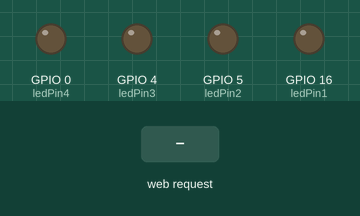
Recording of a sketch running on a simulated ESP8266 (NodeMCU). Parts: output pins drawn as LEDs (lit = HIGH). The inputs (shaded band) are chosen by the test bench. WiFi joins after 1.5 s; servers stay silent unless stated; what the sketch prints to the serial monitor is not drawn.

Above: at 2.7 s.
2.8 s: HTTP request GET /LED1=ON received
At 3.5 s:
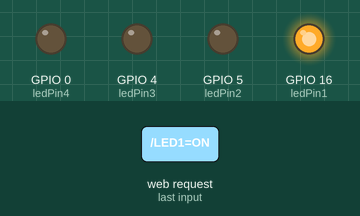
4.3 s: HTTP request GET /LED2=ON received
At 4.7 s:
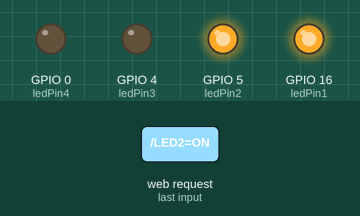
5.8 s: HTTP request GET /LED1=OFF received
At 7.0 s:
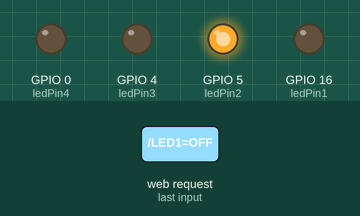
7.3 s: HTTP request GET /LED3=ON received
At 8.2 s:
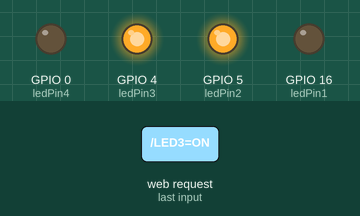
8.8 s: HTTP request GET /LED2=OFF received
At 9.3 s:
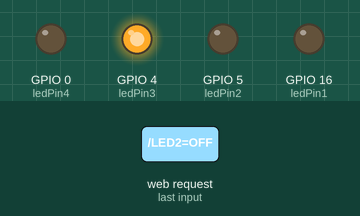
10.3 s: HTTP request GET /LED4=ON received
At 11.7 s:
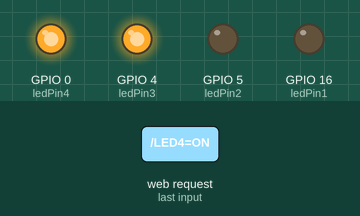
Timing chart, 0 to 12.8 s (numbered marks = the images above; inputs shaded):
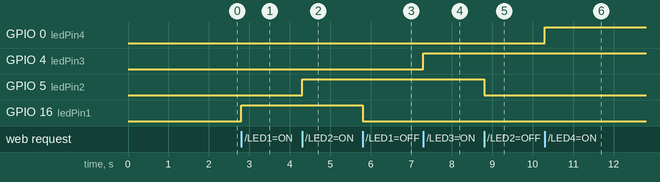

Measured:
- after the input at 2.8 s, GPIO 16 (ledPin1): LOW → HIGH at once
- after the input at 4.3 s, GPIO 5 (ledPin2): LOW → HIGH at once
- after the input at 5.8 s, GPIO 16 (ledPin1): HIGH → LOW at once
- after the input at 7.3 s, GPIO 4 (ledPin3): LOW → HIGH at once
- after the input at 8.8 s, GPIO 5 (ledPin2): HIGH → LOW at once
- after the input at 10.3 s, GPIO 0 (ledPin4): LOW → HIGH at once

The sketch:

LED_control_using_Browser_NodeMCU.ino
```cpp
#include <ESP8266WiFi.h>

const char* ssid = "ef"; // set your wifi name here
const char* password = "12345678"; // set your wifi password here.

int ledPin1 = 16; // GPIO16 or for NodeMCU you can directly write D0
int ledPin2 = 5;  // GPIO5  or for NodeMCU you can directly write D1
int ledPin3 = 4;  // GPIO4  or for NodeMCU you can directly write D2
int ledPin4 = 0;  // GPIO0  or for NodeMCU you can directly write D3
WiFiServer server(80); // Creates a server that listens for incoming connections on the specified port, here in this case port is 80.

void setup() {
  Serial.begin(115200);
  delay(10);

  pinMode(ledPin1, OUTPUT);
  pinMode(ledPin2, OUTPUT);
  pinMode(ledPin3, OUTPUT);
  pinMode(ledPin4, OUTPUT);

  digitalWrite(ledPin1, LOW);
  digitalWrite(ledPin2, LOW);
  digitalWrite(ledPin3, LOW);
  digitalWrite(ledPin4, LOW);

  // Connect to WiFi network
  Serial.println();
  Serial.println();
  Serial.print("Connecting to ");
  Serial.println(ssid);

  WiFi.begin(ssid, password);

  while (WiFi.status() != WL_CONNECTED) {
    delay(500);
    Serial.print(".");
  }
  Serial.println("");
  Serial.println("WiFi connected");

  // Start the server
  server.begin();
  Serial.println("Server started");

  // Print the IP address
  Serial.print("Use this URL to connect: ");
  Serial.print("http://");
  Serial.print(WiFi.localIP()); //Gets the WiFi shield's IP address and Print the IP address of serial monitor
  Serial.println("/");

}

void loop() {
  // Check if a client has connected
  WiFiClient client = server.available();
  if (!client) {
    return;
  }

  // Wait until the client sends some data
  Serial.println("new client");
  while(!client.available()){
    delay(1);
  }

  // Read the first line of the request
  String request = client.readStringUntil('\r');
  Serial.println(request);
  client.flush();

  // Match the request

  int value = LOW;
  if (request.indexOf("/LED1=ON") != -1)  {
    digitalWrite(ledPin1, HIGH);
    value = HIGH;
  }
  if (request.indexOf("/LED1=OFF") != -1)  {
    digitalWrite(ledPin1, LOW);
    value = LOW;
  }
  if (request.indexOf("/LED2=ON") != -1)  {
    digitalWrite(ledPin2, HIGH);
    value = HIGH;
  }
  if (request.indexOf("/LED2=OFF") != -1)  {
    digitalWrite(ledPin2, LOW);
    value = LOW;
  }
  if (request.indexOf("/LED3=ON") != -1)  {
    digitalWrite(ledPin3, HIGH);
    value = HIGH;
  }
  if (request.indexOf("/LED3=OFF") != -1)  {
    digitalWrite(ledPin3, LOW);
    value = LOW;
  }
  if (request.indexOf("/LED4=ON") != -1)  {
    digitalWrite(ledPin4, HIGH);
    value = HIGH;
  }
  if (request.indexOf("/LED4=OFF") != -1)  {
    digitalWrite(ledPin4, LOW);
    value = LOW;
  }

// Set ledPin according to the request
//digitalWrite(ledPin, value);

  // Return the response
  client.println("HTTP/1.1 200 OK");
  client.println("Content-Type: text/html");
  client.println(""); //  do not forget this one
  client.println("<!DOCTYPE HTML>");
  client.println("<html>");

  client.print("Led pin is now: ");

  if(value == HIGH) {
    client.print("On");
  } else {
    client.print("Off");
  }
  client.println("<br><br>");
  client.println("<a href=\"/LED1=ON\"\"><button>Turn On 1 </button></a>");
  client.println("<a href=\"/LED1=OFF\"\"><button>Turn Off 1 </button></a><br />");
  client.println("<a href=\"/LED2=ON\"\"><button>Turn On 2 </button></a>");
  client.println("<a href=\"/LED2=OFF\"\"><button>Turn Off 2 </button></a><br />");
  client.println("<a href=\"/LED3=ON\"\"><button>Turn On 3 </button></a>");
  client.println("<a href=\"/LED3=OFF\"\"><button>Turn Off 3 </button></a><br />");
  client.println("<a href=\"/LED4=ON\"\"><button>Turn On 4 </button></a>");
  client.println("<a href=\"/LED4=OFF\"\"><button>Turn Off 4 </button></a><br />");
  client.println("</html>");

  delay(1);
  Serial.println("Client disonnected");
  Serial.println("");

}
```
